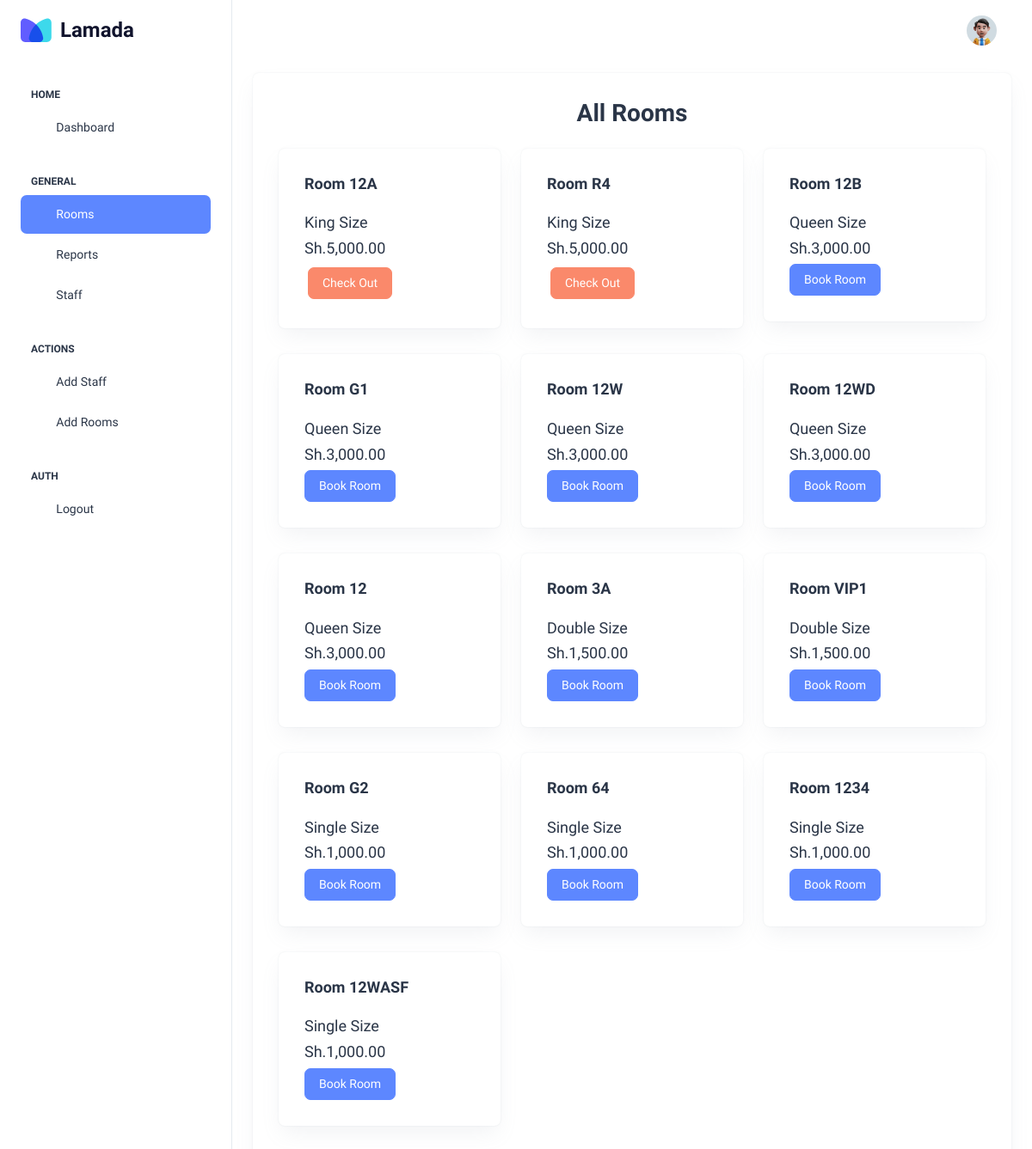
Page /rooms (signed in) on the committed database.
### tables this page shows
CREATE TABLE 'rooms' (
    'id' INTEGER PRIMARY KEY AUTOINCREMENT,
    'type' CHAR(30) NOT NULL,
    'status' BIT NOT NULL DEFAULT 1,
    'rate' INTEGER NOT NULL,
    'room_number' CHAR(30) NOT NULL
);

### app.py (the view)
@app.route("/rooms", methods=["GET", "POST"])
@login_required
def rooms():
    rows = db.execute("SELECT * FROM rooms ORDER BY rate DESC")
    user = db.execute("SELECT role from users WHERE id = ?", session["user_id"])
    if user[0]["role"] == "receptionist":
        return render_template("recep-room.html", rooms=rows)
    return render_template("rooms.html", rooms=rows)

### app.py (called while the page is built)
@app.after_request
def after_request(response):
    response.headers["Cache-Control"] = "no-cache, no-store, must-revalidate"
    response.headers["Expires"] = 0
    response.headers["Pragma"] = "no-cache"
    return response

@app.context_processor
def user_details():
    if request.path == "/login":
        return {}
    row = db.execute(
        "SELECT first_name, last_name, role FROM users WHERE id = ?", session["user_id"]
    )
    return dict(user=row[0])

### helpers.py (called while the page is built)
def login_required(f):
    @wraps(f)
    def decorated_function(*args, **kwargs):
        if session.get("user_id") is None:
            return redirect("/login")
        return f(*args, **kwargs)
    return decorated_function

def kes(value):
    return f"Sh.{value:,.2f}"

### templates/rooms.html (shortened to what this page needs)
<!DOCTYPE html>
<html lang="en">
  <head>
    <link
      rel="stylesheet"
      href="https://cdn.jsdelivr.net/npm/bootstrap@4.0.0/dist/css/bootstrap.min.css"
    />
    <link
      rel="stylesheet"
      href="https://cdn.jsdelivr.net/npm/intl-tel-input@18.1.1/build/css/intlTelInput.css"
    />
    <link rel="stylesheet" href="../static/css/styles.min.css" />
  </head>
  <body>
    <div
      class="page-wrapper"
      id="main-wrapper"
      data-layout="vertical"
      data-navbarbg="skin6"
      data-sidebartype="full"
      data-sidebar-position="fixed"
      data-header-position="fixed"
    >
      <aside class="left-sidebar">
        <div>
          <div
            class="brand-logo d-flex align-items-center justify-content-between"
          >
            <a
              href="/"
              class="text-nowrap logo-img"
              style="display: flex; align-items: center"
            >
              <img src="../static/images/icon.svg" width="36" alt="" />
              <span
                style="
                  font-weight: 700;
                  font-size: 24px;
                  color: #11142d;
                  padding-left: 10px;
                "
                >Lamada</span
              >
            </a>
          </div>
          <nav class="sidebar-nav scroll-sidebar" data-simplebar="">
            <ul id="sidebarnav">
              <li class="nav-small-cap">
                <span class="hide-menu">Home</span>
              </li>
              <li class="sidebar-item">
                <a class="sidebar-link" href="/" aria-expanded="false">
                  <span>
                    <i class="ti ti-layout-dashboard"></i>
                  </span>
                  <span class="hide-menu">Dashboard</span>
                </a>
              </li>
              <li class="nav-small-cap">
                <span class="hide-menu">GENERAL</span>
              </li>
              <li class="sidebar-item">
                <a class="sidebar-link" href="/rooms" aria-expanded="false">
                  <span>
                    <i class="ti ti-bed"></i>
                  </span>
                  <span class="hide-menu">Rooms</span>
                </a>
              </li>
              <li class="sidebar-item">
                <a class="sidebar-link" href="/history" aria-expanded="false">
                  <span>
                    <i class="ti ti-file"></i>
                  </span>
                  <span class="hide-menu">Reports</span>
                </a>
              </li>
              <li class="sidebar-item">
                <a class="sidebar-link" href="/staff" aria-expanded="false">
                  <span>
                    <i class="ti ti-user"></i>
                  </span>
                  <span class="hide-menu">Staff</span>
                </a>
              </li>
              <li class="nav-small-cap">
                <span class="hide-menu">ACTIONS</span>
              </li>
              <li class="sidebar-item">
                <a
                  class="sidebar-link"
                  href="/register-employee"
                  aria-expanded="false"
                >
                  <span>
                    <i class="ti ti-user-plus"></i>
                  </span>
                  <span class="hide-menu">Add Staff</span>
                </a>
              </li>
              <li class="sidebar-item">
                <a
                  class="sidebar-link"
                  href="/register-room"
                  aria-expanded="false"
                >
                  <span>
                    <i class="ti ti-user-plus"></i>
                  </span>
                  <span class="hide-menu">Add Rooms</span>
                </a>
              </li>
              <li class="nav-small-cap">
                <span class="hide-menu">AUTH</span>
              </li>
              <li class="sidebar-item">
                <a class="sidebar-link" href="/logout" aria-expanded="false">
                  <span>
                    <i class="ti ti-login"></i>
                  </span>
                  <span class="hide-menu">Logout</span>
                </a>
              </li>
            </ul>
          </nav>
        </div>
      </aside>
      <div class="body-wrapper">
        <header class="app-header">
          <nav class="navbar navbar-expand-lg navbar-light">
            <div
              class="navbar-collapse justify-content-end px-0"
              id="navbarNav"
            >
              <ul
                class="navbar-nav flex-row ms-auto align-items-center justify-content-end"
              >
                <li class="nav-item dropdown">
                  <a
                    class="nav-link nav-icon-hover"
                    href="javascript:void(0)"
                    id="drop2"
                    data-bs-toggle="dropdown"
                    aria-expanded="false"
                  >
                    <img
                      src="../static/images/user.jpg"
                      alt=""
                      width="35"
                      height="35"
                      class="rounded-circle"
                    />
                  </a>
                </li>
              </ul>
            </div>
          </nav>
        </header>
        <div class="container-fluid">
          <div class="card">
            <div class="card-body">
              <h2 class="mb-4 text-center fw-semibold">All Rooms</h2>
              <div class="row">
                {% for room in rooms%}
                <div class="room col-md-4">
                  <div class="card">
                    <div class="card-body">
                      <h5 class="card-title fw-semibold mb-4">
                        Room
                        <span class="rm-number"
                          >{{room['room_number'].upper()}}</span
                        >
                      </h5>
                      <h5 class="card-title rm-type">
                        {{room['type'].capitalize()}} Size
                      </h5>
                      <h5 class="card-title rm-rate">{{room['rate'] | kes}}</h5>
                      <button
                        type="button"
                        class="btn btn-primary"
                        data-toggle="modal"
                        data-target="#bookRoom"
                      >
                        Book Room
                      </button>
                    </div>
                  </div>
                </div>
                {%endfor%}
              </div>
            </div>
          </div>
        </div>
      </div>
    </div>
  </body>
</html>

### rows in the picture
rooms: room_number "12A", type "King", rate|kes "Sh.5,000.00"
rooms: room_number "R4", type "King", rate|kes "Sh.5,000.00"
rooms: room_number "12B", type "Queen", rate|kes "Sh.3,000.00"
rooms: room_number "G1", type "Queen", rate|kes "Sh.3,000.00"
rooms: room_number "12W", type "Queen", rate|kes "Sh.3,000.00"
rooms: room_number "12WD", type "Queen", rate|kes "Sh.3,000.00"
rooms: room_number "12", type "Queen", rate|kes "Sh.3,000.00"
rooms: room_number "3A", type "Double", rate|kes "Sh.1,500.00"
rooms: room_number "VIP1", type "Double", rate|kes "Sh.1,500.00"
rooms: room_number "G2", type "Single", rate|kes "Sh.1,000.00"
rooms: room_number "64", type "Single", rate|kes "Sh.1,000.00"
rooms: room_number "1234", type "Single", rate|kes "Sh.1,000.00"
rooms: room_number "12WASF", type "Single", rate|kes "Sh.1,000.00"
